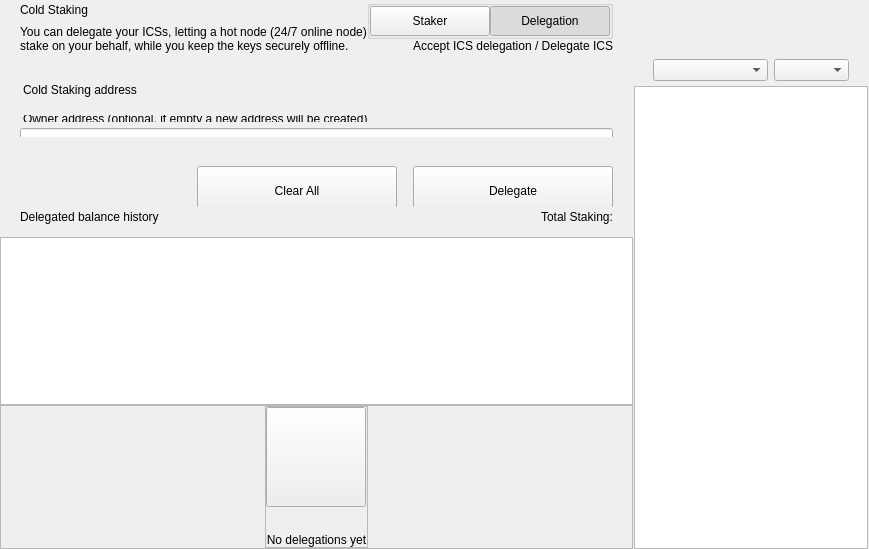
<?xml version="1.0" encoding="UTF-8"?>
<ui version="4.0">
 <class>ColdStakingWidget</class>
 <widget class="QWidget" name="ColdStakingWidget">
  <property name="geometry">
   <rect>
    <x>0</x>
    <y>0</y>
    <width>629</width>
    <height>549</height>
   </rect>
  </property>
  <property name="windowTitle">
   <string>Form</string>
  </property>
  <layout class="QHBoxLayout" name="horizontalLayout_1" stretch="2,1">
   <property name="spacing">
    <number>0</number>
   </property>
   <property name="leftMargin">
    <number>0</number>
   </property>
   <property name="topMargin">
    <number>0</number>
   </property>
   <property name="rightMargin">
    <number>0</number>
   </property>
   <property name="bottomMargin">
    <number>0</number>
   </property>
   <item>
    <widget class="QWidget" name="left" native="true">
     <layout class="QVBoxLayout" name="verticalLayout_3">
      <property name="leftMargin">
       <number>0</number>
      </property>
      <property name="topMargin">
       <number>0</number>
      </property>
      <property name="rightMargin">
       <number>0</number>
      </property>
      <property name="bottomMargin">
       <number>0</number>
      </property>
      <item>
       <layout class="QVBoxLayout" name="verticalLayout_2">
        <property name="spacing">
         <number>0</number>
        </property>
        <item>
         <layout class="QVBoxLayout" name="verticalLayoutTop">
          <property name="spacing">
           <number>0</number>
          </property>
          <property name="leftMargin">
           <number>0</number>
          </property>
          <property name="rightMargin">
           <number>0</number>
          </property>
          <item>
           <widget class="QWidget" name="containerTitle" native="true">
            <property name="sizePolicy">
             <sizepolicy hsizetype="Preferred" vsizetype="Minimum">
              <horstretch>0</horstretch>
              <verstretch>0</verstretch>
             </sizepolicy>
            </property>
            <property name="maximumSize">
             <size>
              <width>16777215</width>
              <height>100</height>
             </size>
            </property>
            <layout class="QHBoxLayout" name="containerTitleLayout">
             <property name="spacing">
              <number>0</number>
             </property>
             <property name="leftMargin">
              <number>20</number>
             </property>
             <property name="topMargin">
              <number>0</number>
             </property>
             <property name="rightMargin">
              <number>20</number>
             </property>
             <property name="bottomMargin">
              <number>0</number>
             </property>
             <item>
              <layout class="QVBoxLayout" name="verticalLayout11">
               <property name="spacing">
                <number>5</number>
               </property>
               <item>
                <widget class="QLabel" name="labelTitle">
                 <property name="text">
                  <string>Cold Staking</string>
                 </property>
                </widget>
               </item>
               <item>
                <widget class="QLabel" name="labelSubtitle1">
                 <property name="maximumSize">
                  <size>
                   <width>16777215</width>
                   <height>16777215</height>
                  </size>
                 </property>
                 <property name="text">
                  <string>You can delegate your ICSs, letting a hot node (24/7 online node)
stake on your behalf, while you keep the keys securely offline.</string>
                 </property>
                </widget>
               </item>
              </layout>
             </item>
             <item>
              <spacer name="horizontalSpacer">
               <property name="orientation">
                <enum>Qt::Horizontal</enum>
               </property>
               <property name="sizeHint" stdset="0">
                <size>
                 <width>40</width>
                 <height>20</height>
                </size>
               </property>
              </spacer>
             </item>
             <item>
              <widget class="QWidget" name="containerViewPrivacyChecks" native="true">
               <layout class="QVBoxLayout" name="containerPrivacyChecks">
                <property name="spacing">
                 <number>0</number>
                </property>
                <property name="leftMargin">
                 <number>0</number>
                </property>
                <property name="topMargin">
                 <number>0</number>
                </property>
                <property name="rightMargin">
                 <number>0</number>
                </property>
                <property name="bottomMargin">
                 <number>0</number>
                </property>
                <item alignment="Qt::AlignHCenter|Qt::AlignVCenter">
                 <widget class="QGroupBox" name="groupBox">
                  <property name="title">
                   <string/>
                  </property>
                  <layout class="QHBoxLayout" name="horizontalLayout_2_1">
                   <property name="spacing">
                    <number>0</number>
                   </property>
                   <property name="leftMargin">
                    <number>0</number>
                   </property>
                   <property name="topMargin">
                    <number>0</number>
                   </property>
                   <property name="rightMargin">
                    <number>0</number>
                   </property>
                   <property name="bottomMargin">
                    <number>0</number>
                   </property>
                   <item>
                    <widget class="QPushButton" name="pushLeft">
                     <property name="minimumSize">
                      <size>
                       <width>120</width>
                       <height>30</height>
                      </size>
                     </property>
                     <property name="maximumSize">
                      <size>
                       <width>120</width>
                       <height>30</height>
                      </size>
                     </property>
                     <property name="focusPolicy">
                      <enum>Qt::NoFocus</enum>
                     </property>
                     <property name="text">
                      <string>Staker</string>
                     </property>
                     <property name="checkable">
                      <bool>true</bool>
                     </property>
                     <property name="autoExclusive">
                      <bool>true</bool>
                     </property>
                    </widget>
                   </item>
                   <item>
                    <widget class="QPushButton" name="pushRight">
                     <property name="minimumSize">
                      <size>
                       <width>120</width>
                       <height>30</height>
                      </size>
                     </property>
                     <property name="maximumSize">
                      <size>
                       <width>120</width>
                       <height>30</height>
                      </size>
                     </property>
                     <property name="focusPolicy">
                      <enum>Qt::NoFocus</enum>
                     </property>
                     <property name="text">
                      <string>Delegation</string>
                     </property>
                     <property name="checkable">
                      <bool>true</bool>
                     </property>
                     <property name="checked">
                      <bool>true</bool>
                     </property>
                     <property name="autoExclusive">
                      <bool>true</bool>
                     </property>
                    </widget>
                   </item>
                  </layout>
                 </widget>
                </item>
                <item alignment="Qt::AlignTop">
                 <widget class="QLabel" name="labelSubtitle2">
                  <property name="text">
                   <string>Accept ICS delegation / Delegate ICS</string>
                  </property>
                  <property name="alignment">
                   <set>Qt::AlignRight|Qt::AlignTrailing|Qt::AlignVCenter</set>
                  </property>
                 </widget>
                </item>
               </layout>
              </widget>
             </item>
            </layout>
           </widget>
          </item>
          <item>
           <spacer name="verticalSpacer_2">
            <property name="orientation">
             <enum>Qt::Vertical</enum>
            </property>
            <property name="sizeType">
             <enum>QSizePolicy::Fixed</enum>
            </property>
            <property name="sizeHint" stdset="0">
             <size>
              <width>20</width>
              <height>30</height>
             </size>
            </property>
           </spacer>
          </item>
          <item>
           <widget class="QWidget" name="containerSend" native="true">
            <property name="minimumSize">
             <size>
              <width>0</width>
              <height>50</height>
             </size>
            </property>
            <layout class="QVBoxLayout" name="containerSendRow">
             <property name="spacing">
              <number>6</number>
             </property>
             <property name="leftMargin">
              <number>0</number>
             </property>
             <property name="topMargin">
              <number>0</number>
             </property>
             <property name="rightMargin">
              <number>0</number>
             </property>
             <property name="bottomMargin">
              <number>0</number>
             </property>
             <item>
              <widget class="QLabel" name="labelEditTitle">
               <property name="maximumSize">
                <size>
                 <width>16777215</width>
                 <height>30</height>
                </size>
               </property>
               <property name="styleSheet">
                <string notr="true">padding-left:20px; padding-bottom:3px;</string>
               </property>
               <property name="text">
                <string>Cold Staking address</string>
               </property>
              </widget>
             </item>
             <item>
              <spacer name="verticalSpacer_6">
               <property name="orientation">
                <enum>Qt::Vertical</enum>
               </property>
               <property name="sizeType">
                <enum>QSizePolicy::Fixed</enum>
               </property>
               <property name="sizeHint" stdset="0">
                <size>
                 <width>20</width>
                 <height>9</height>
                </size>
               </property>
              </spacer>
             </item>
             <item>
              <widget class="QWidget" name="containerOwner" native="true">
               <layout class="QVBoxLayout" name="vContainerOwner">
                <property name="spacing">
                 <number>4</number>
                </property>
                <property name="leftMargin">
                 <number>20</number>
                </property>
                <property name="topMargin">
                 <number>0</number>
                </property>
                <property name="rightMargin">
                 <number>20</number>
                </property>
                <property name="bottomMargin">
                 <number>0</number>
                </property>
                <item>
                 <widget class="QLabel" name="labelSubtitleDescription">
                  <property name="maximumSize">
                   <size>
                    <width>16777215</width>
                    <height>20</height>
                   </size>
                  </property>
                  <property name="styleSheet">
                   <string notr="true">margin-bottom:2px;
                   margin-left:0.05px;
                   padding:0px;</string>
                  </property>
                  <property name="text">
                   <string>Owner address (optional, if empty a new address will be created)</string>
                  </property>
                 </widget>
                </item>
                <item>
                 <widget class="QLineEdit" name="lineEditOwnerAddress">
                  <property name="minimumSize">
                   <size>
                    <width>0</width>
                    <height>50</height>
                   </size>
                  </property>
                  <property name="maximumSize">
                   <size>
                    <width>16777215</width>
                    <height>50</height>
                   </size>
                  </property>
                  <property name="styleSheet">
                   <string notr="true"/>
                  </property>
                  <property name="placeholderText">
                   <string>Enter owner address</string>
                  </property>
                 </widget>
                </item>
               </layout>
              </widget>
             </item>
            </layout>
           </widget>
          </item>
         </layout>
        </item>
        <item>
         <spacer name="verticalSpacer_3">
          <property name="orientation">
           <enum>Qt::Vertical</enum>
          </property>
          <property name="sizeType">
           <enum>QSizePolicy::Minimum</enum>
          </property>
          <property name="sizeHint" stdset="0">
           <size>
            <width>20</width>
            <height>20</height>
           </size>
          </property>
         </spacer>
        </item>
        <item>
         <widget class="QWidget" name="containerBtn" native="true">
          <property name="minimumSize">
           <size>
            <width>0</width>
            <height>50</height>
           </size>
          </property>
          <layout class="QHBoxLayout" name="horizontalLayout">
           <property name="rightMargin">
            <number>20</number>
           </property>
           <item>
            <spacer name="horizontalSpacer_2">
             <property name="orientation">
              <enum>Qt::Horizontal</enum>
             </property>
             <property name="sizeHint" stdset="0">
              <size>
               <width>200</width>
               <height>20</height>
              </size>
             </property>
            </spacer>
           </item>
           <item>
            <layout class="QHBoxLayout" name="horizontalLayout_7">
             <item>
              <spacer name="horizontalSpacer_3">
               <property name="orientation">
                <enum>Qt::Horizontal</enum>
               </property>
               <property name="sizeType">
                <enum>QSizePolicy::Expanding</enum>
               </property>
               <property name="sizeHint" stdset="0">
                <size>
                 <width>40</width>
                 <height>20</height>
                </size>
               </property>
              </spacer>
             </item>
             <item>
              <widget class="QPushButton" name="pushButtonClear">
               <property name="minimumSize">
                <size>
                 <width>200</width>
                 <height>50</height>
                </size>
               </property>
               <property name="focusPolicy">
                <enum>Qt::NoFocus</enum>
               </property>
               <property name="text">
                <string>Clear All</string>
               </property>
              </widget>
             </item>
             <item>
              <spacer name="horizontalSpacer_4">
               <property name="orientation">
                <enum>Qt::Horizontal</enum>
               </property>
               <property name="sizeType">
                <enum>QSizePolicy::Fixed</enum>
               </property>
               <property name="sizeHint" stdset="0">
                <size>
                 <width>10</width>
                 <height>20</height>
                </size>
               </property>
              </spacer>
             </item>
             <item>
              <widget class="QPushButton" name="pushButtonSend">
               <property name="minimumSize">
                <size>
                 <width>200</width>
                 <height>50</height>
                </size>
               </property>
               <property name="maximumSize">
                <size>
                 <width>200</width>
                 <height>50</height>
                </size>
               </property>
               <property name="focusPolicy">
                <enum>Qt::NoFocus</enum>
               </property>
               <property name="text">
                <string>Delegate</string>
               </property>
              </widget>
             </item>
            </layout>
           </item>
          </layout>
         </widget>
        </item>
        <item>
         <widget class="QWidget" name="containerHistoryLabel" native="true">
          <layout class="QHBoxLayout" name="horizontalLayout_4">
           <property name="spacing">
            <number>0</number>
           </property>
           <property name="leftMargin">
            <number>20</number>
           </property>
           <property name="topMargin">
            <number>0</number>
           </property>
           <property name="rightMargin">
            <number>20</number>
           </property>
           <property name="bottomMargin">
            <number>0</number>
           </property>
           <item>
            <widget class="QWidget" name="verticalWidget" native="true">
             <property name="minimumSize">
              <size>
               <width>100</width>
               <height>0</height>
              </size>
             </property>
             <layout class="QVBoxLayout" name="verticalLayout_58">
              <property name="leftMargin">
               <number>0</number>
              </property>
              <property name="topMargin">
               <number>0</number>
              </property>
              <property name="rightMargin">
               <number>0</number>
              </property>
              <property name="bottomMargin">
               <number>0</number>
              </property>
              <item>
               <widget class="QLabel" name="labelListHistory">
                <property name="text">
                 <string>Delegated balance history</string>
                </property>
               </widget>
              </item>
             </layout>
            </widget>
           </item>
           <item>
            <spacer name="horizontalSpacer_5">
             <property name="orientation">
              <enum>Qt::Horizontal</enum>
             </property>
             <property name="sizeHint" stdset="0">
              <size>
               <width>40</width>
               <height>20</height>
              </size>
             </property>
            </spacer>
           </item>
           <item>
            <widget class="QLabel" name="labelStakingTotal">
             <property name="text">
              <string>Total Staking:</string>
             </property>
            </widget>
           </item>
          </layout>
         </widget>
        </item>
        <item>
         <layout class="QVBoxLayout" name="verticalLayout_64">
          <property name="spacing">
           <number>0</number>
          </property>
          <item>
           <spacer name="verticalSpacer_44">
            <property name="orientation">
             <enum>Qt::Vertical</enum>
            </property>
            <property name="sizeType">
             <enum>QSizePolicy::Fixed</enum>
            </property>
            <property name="sizeHint" stdset="0">
             <size>
              <width>20</width>
              <height>10</height>
             </size>
            </property>
           </spacer>
          </item>
          <item>
           <widget class="QListView" name="listView">
            <property name="enabled">
             <bool>true</bool>
            </property>
            <property name="mouseTracking">
             <bool>true</bool>
            </property>
           </widget>
          </item>
          <item>
           <widget class="QFrame" name="emptyContainer">
            <property name="minimumSize">
             <size>
              <width>0</width>
              <height>100</height>
             </size>
            </property>
            <property name="frameShape">
             <enum>QFrame::StyledPanel</enum>
            </property>
            <property name="frameShadow">
             <enum>QFrame::Raised</enum>
            </property>
            <layout class="QVBoxLayout" name="verticalLayout_71" stretch="1,8">
             <property name="spacing">
              <number>0</number>
             </property>
             <property name="leftMargin">
              <number>0</number>
             </property>
             <property name="topMargin">
              <number>0</number>
             </property>
             <property name="rightMargin">
              <number>0</number>
             </property>
             <property name="bottomMargin">
              <number>0</number>
             </property>
             <item>
              <spacer name="verticalSpacer">
               <property name="orientation">
                <enum>Qt::Vertical</enum>
               </property>
               <property name="sizeHint" stdset="0">
                <size>
                 <width>20</width>
                 <height>20</height>
                </size>
               </property>
              </spacer>
             </item>
             <item alignment="Qt::AlignHCenter|Qt::AlignVCenter">
              <widget class="QFrame" name="emptyScreen">
               <property name="sizePolicy">
                <sizepolicy hsizetype="Expanding" vsizetype="Expanding">
                 <horstretch>0</horstretch>
                 <verstretch>0</verstretch>
                </sizepolicy>
               </property>
               <property name="frameShape">
                <enum>QFrame::StyledPanel</enum>
               </property>
               <property name="frameShadow">
                <enum>QFrame::Raised</enum>
               </property>
               <layout class="QVBoxLayout" name="verticalLayout">
                <property name="spacing">
                 <number>30</number>
                </property>
                <property name="leftMargin">
                 <number>0</number>
                </property>
                <property name="topMargin">
                 <number>0</number>
                </property>
                <property name="rightMargin">
                 <number>0</number>
                </property>
                <property name="bottomMargin">
                 <number>0</number>
                </property>
                <item alignment="Qt::AlignHCenter|Qt::AlignVCenter">
                 <widget class="QPushButton" name="pushImgEmpty">
                  <property name="minimumSize">
                   <size>
                    <width>100</width>
                    <height>100</height>
                   </size>
                  </property>
                  <property name="maximumSize">
                   <size>
                    <width>100</width>
                    <height>100</height>
                   </size>
                  </property>
                  <property name="focusPolicy">
                   <enum>Qt::NoFocus</enum>
                  </property>
                  <property name="text">
                   <string/>
                  </property>
                  <property name="iconSize">
                   <size>
                    <width>100</width>
                    <height>100</height>
                   </size>
                  </property>
                 </widget>
                </item>
                <item alignment="Qt::AlignHCenter|Qt::AlignVCenter">
                 <widget class="QLabel" name="labelEmpty">
                  <property name="styleSheet">
                   <string notr="true"/>
                  </property>
                  <property name="text">
                   <string>No delegations yet</string>
                  </property>
                  <property name="alignment">
                   <set>Qt::AlignCenter</set>
                  </property>
                 </widget>
                </item>
               </layout>
              </widget>
             </item>
            </layout>
           </widget>
          </item>
         </layout>
        </item>
       </layout>
      </item>
     </layout>
    </widget>
   </item>
   <item>
    <widget class="QWidget" name="right" native="true">
     <layout class="QVBoxLayout" name="rightContainer">
      <property name="spacing">
       <number>0</number>
      </property>
      <property name="leftMargin">
       <number>1</number>
      </property>
      <property name="topMargin">
       <number>0</number>
      </property>
      <property name="rightMargin">
       <number>1</number>
      </property>
      <property name="bottomMargin">
       <number>0</number>
      </property>
      <item>
       <widget class="QWidget" name="containerRightButtons" native="true">
        <property name="minimumSize">
         <size>
          <width>0</width>
          <height>50</height>
         </size>
        </property>
        <layout class="QVBoxLayout" name="verticalLayout_4">
         <property name="leftMargin">
          <number>19</number>
         </property>
         <property name="topMargin">
          <number>0</number>
         </property>
         <property name="rightMargin">
          <number>19</number>
         </property>
         <property name="bottomMargin">
          <number>0</number>
         </property>
         <item>
          <widget class="OptionButton" name="btnCoinControl" native="true">
           <property name="minimumSize">
            <size>
             <width>0</width>
             <height>0</height>
            </size>
           </property>
          </widget>
         </item>
         <item>
          <widget class="OptionButton" name="btnColdStaking" native="true"/>
         </item>
         <item>
          <widget class="OptionButton" name="btnMyStakingAddresses" native="true">
           <property name="sizePolicy">
            <sizepolicy hsizetype="Preferred" vsizetype="Minimum">
             <horstretch>0</horstretch>
             <verstretch>0</verstretch>
            </sizepolicy>
           </property>
          </widget>
         </item>
        </layout>
       </widget>
      </item>
      <item>
       <widget class="QWidget" name="sortWidget" native="true">
        <layout class="QHBoxLayout" name="horizontalLayout_6">
         <property name="leftMargin">
          <number>19</number>
         </property>
         <property name="rightMargin">
          <number>19</number>
         </property>
         <property name="bottomMargin">
          <number>5</number>
         </property>
         <item>
          <spacer name="horizontalSpacer_6">
           <property name="orientation">
            <enum>Qt::Horizontal</enum>
           </property>
           <property name="sizeHint" stdset="0">
            <size>
             <width>40</width>
             <height>20</height>
            </size>
           </property>
          </spacer>
         </item>
         <item>
          <widget class="QComboBox" name="comboBoxSort">
           <property name="sizePolicy">
            <sizepolicy hsizetype="Preferred" vsizetype="Fixed">
             <horstretch>0</horstretch>
             <verstretch>0</verstretch>
            </sizepolicy>
           </property>
           <property name="minimumSize">
            <size>
             <width>115</width>
             <height>0</height>
            </size>
           </property>
          </widget>
         </item>
         <item>
          <widget class="QComboBox" name="comboBoxSortOrder">
           <property name="sizePolicy">
            <sizepolicy hsizetype="Preferred" vsizetype="Fixed">
             <horstretch>0</horstretch>
             <verstretch>0</verstretch>
            </sizepolicy>
           </property>
           <property name="minimumSize">
            <size>
             <width>75</width>
             <height>0</height>
            </size>
           </property>
          </widget>
         </item>
        </layout>
       </widget>
      </item>
      <item>
       <widget class="QListView" name="listViewStakingAddress">
        <property name="enabled">
         <bool>true</bool>
        </property>
        <property name="mouseTracking">
         <bool>true</bool>
        </property>
       </widget>
      </item>
     </layout>
    </widget>
   </item>
  </layout>
 </widget>
 <customwidgets>
  <customwidget>
   <class>OptionButton</class>
   <extends>QWidget</extends>
   <header>qt/iqcash/optionbutton.h</header>
   <container>1</container>
  </customwidget>
 </customwidgets>
 <resources/>
 <connections/>
</ui>
